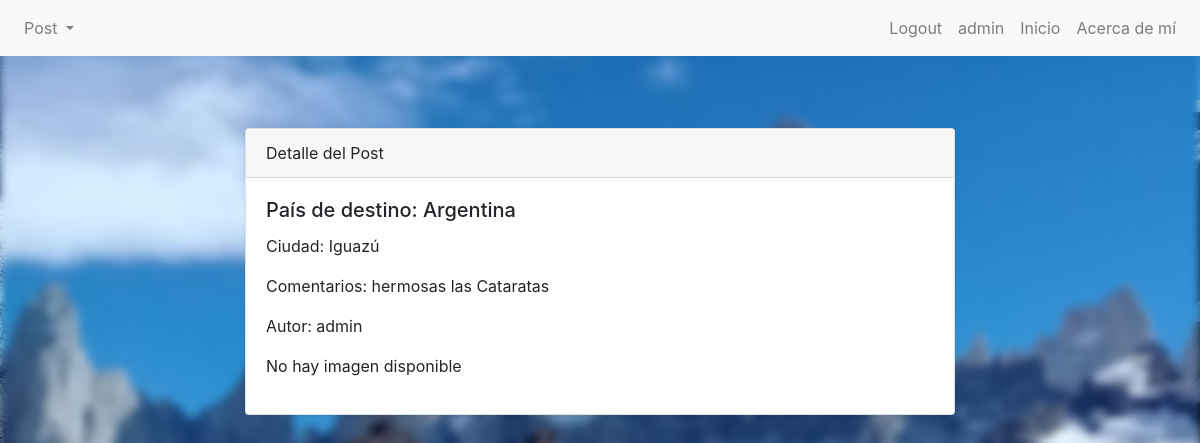
Page /Post/post/2/detail/ (signed in) on the earlier database version.
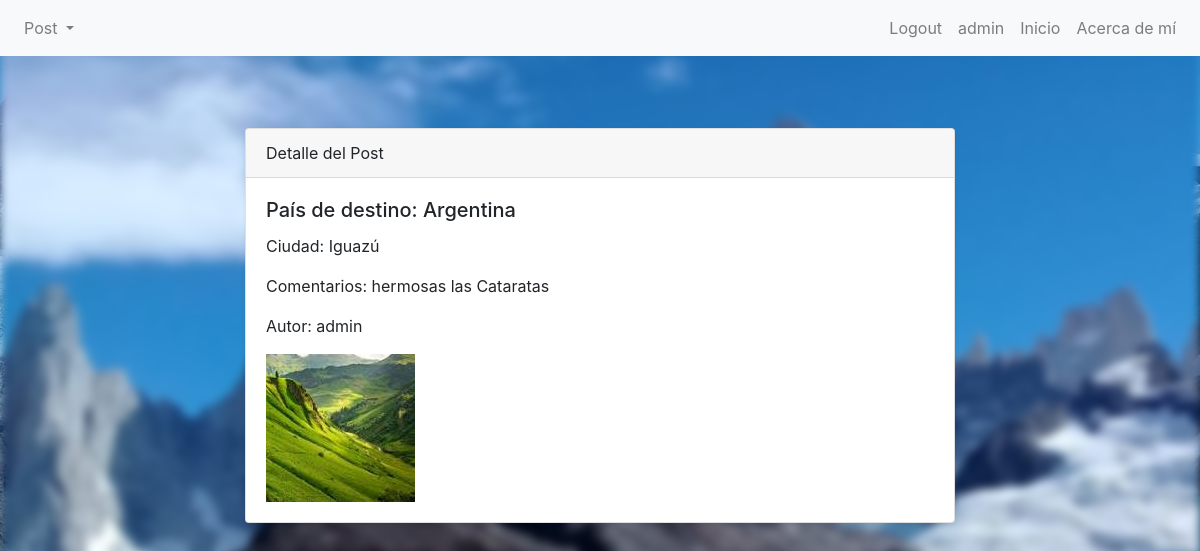
Same page on the later database version.
### Post/models.py (models this page shows, shortened)
class Post(models.Model):
    destino = models.CharField(max_length=100)
    ciudad = models.CharField(max_length=100)
    comentarios = models.TextField(blank=True, null=True)
    fecha = models.DateField(default=timezone.now)
    autor = models.ForeignKey(User, null= True, on_delete= models.SET_NULL)
    imagen = models.ImageField(upload_to='blog_images/')  # Definimos el campo de imagen

### Post/views.py (the view)
# urls.py: path("post/<int:pk>/detail/", PostDetailView.as_view(), name= "post-detail"),
class PostDetailView(LoginRequiredMixin, DetailView):
    model = Post
    template_name = "post/vbc/post_detail.html"
    context_object_name = "GUSTAVOCERATI"

### Post/templates/Post/vbc/post_detail.html (shortened to what this page needs)
{% extends 'post/base.html' %}
{% block content %}
<section class="py-5">
    <div class="container">
        <div class="row">
            <div class="col-lg-8 mx-auto">
                <div class="card shadow-sm">
                    <div class="card-header">
                        Detalle del Post
                    </div>
                    <div class="card-body">
                        <h5 class="card-title">País de destino: {{ GUSTAVOCERATI.destino }}</h5>
                        <p class="card-text">Ciudad: {{ GUSTAVOCERATI.ciudad }}</p>
                        <p class="card-text">Comentarios: {{ GUSTAVOCERATI.comentarios | default:"No proporcionado" }}</p>
                        <p class="card-text">Autor: {{ GUSTAVOCERATI.autor }}</p>
                        {% if GUSTAVOCERATI.imagen %}
                        <img src="{{ GUSTAVOCERATI.imagen.url }}" alt="Imagen del post" style="max-width: 100%;">
                    {% else %}
                        <p>No hay imagen disponible</p>
                    {% endif %}
                    </div>
                </div>
            </div>
        </div>
    </div>
</section>
{% endblock %}

Differences in the rows shown:
changed Post "Argentina": imagen: picture added
Other differences:
text no longer shown: "No hay imagen disponible"
